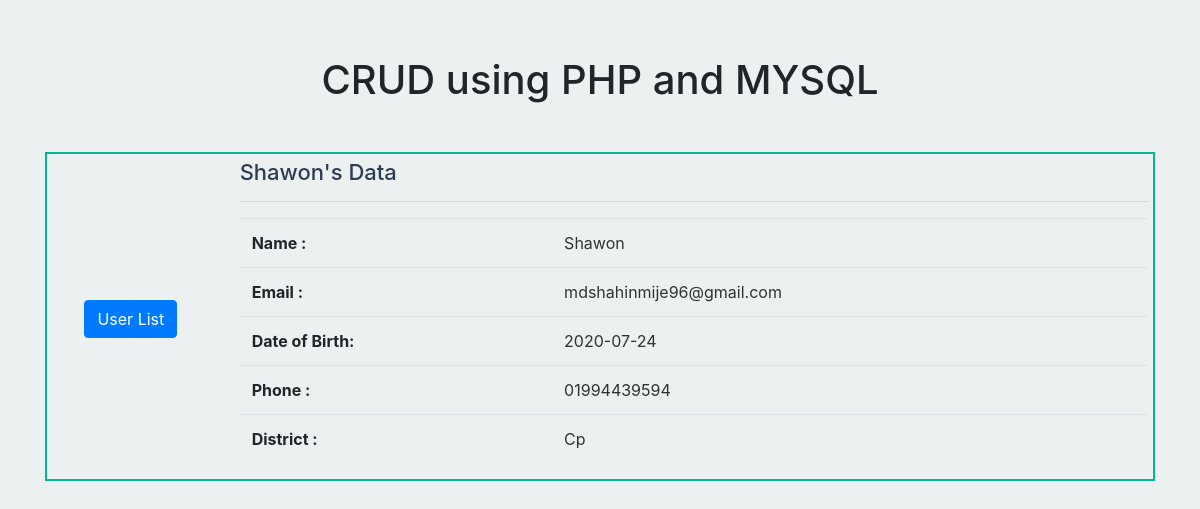
Page /userData.php?id=37 on the committed database.
### tables this page shows
CREATE TABLE `data` (
  `id` int(11) NOT NULL,
  `name` varchar(50) NOT NULL,
  `email` varchar(50) NOT NULL,
  `dob` date NOT NULL,
  `phone` varchar(13) NOT NULL,
  `city` varchar(25) NOT NULL
);

### userData.php (the view, shortened to what this page needs)
<?php
$conn = mysqli_connect('localhost','root','','crud');
$id = $_GET['id'];
$sql = "SELECT * FROM `data` WHERE id = $id";
$result = mysqli_query($conn,$sql);
$data = mysqli_fetch_assoc($result);
?>
<!doctype html>
<html lang="en">
  <head>
    <link rel="stylesheet" href="https://maxcdn.bootstrapcdn.com/bootstrap/4.0.0/css/bootstrap.min.css">
  </head>
  <body>
    <div class="container">
       <h1 class="text-center mb-5 mt-5 pt-2">CRUD using PHP and MYSQL</h1>
        <div class="student-data-list">
            <div class="row">
                <div class="col-2 text-center align-self-center">
                    <a href="index.php" class="btn btn-primary">User List</a>
                </div>
                <div class="col-10">
                    <h2><?php echo $data['name'];?>'s Data</h2>
                    <hr>
                    <table class="table">
                      <tr>
                          <th>Name : </th>
                          <td><?php echo $data['name'];?></td>
                      </tr>
                    <tr>
                          <th>Email : </th>
                          <td><?php echo $data['email'];?></td>
                      </tr>
                      <tr>
                          <th>Date of Birth: </th>
                          <td><?php echo $data['dob'];?></td>
                      </tr>
                      <tr>
                          <th>Phone : </th>
                          <td><?php echo $data['phone'];?></td>
                      </tr>
                      <tr>
                          <th>District : </th>
                          <td><?php echo $data['city'];?></td>
                      </tr>
                    </table>
                </div>
            </div>
        </div>
    </div>
  </body>
</html>

### userData.php (style rules this page uses)
body { background: #ecf0f1; }
h2 { font-size: 22px; color: #2c3e50; }
.student-data-list { border: 2px solid #00b894; padding: 5px; padding-bottom: 0; }
.student-data-list h2 { text-align: left; }
td { color: #2d3436; }

### rows in the picture
data: name "Shawon", email "mdshahinmije96@gmail.com", dob "2020-07-24", phone "01994439594", city "Cp"
